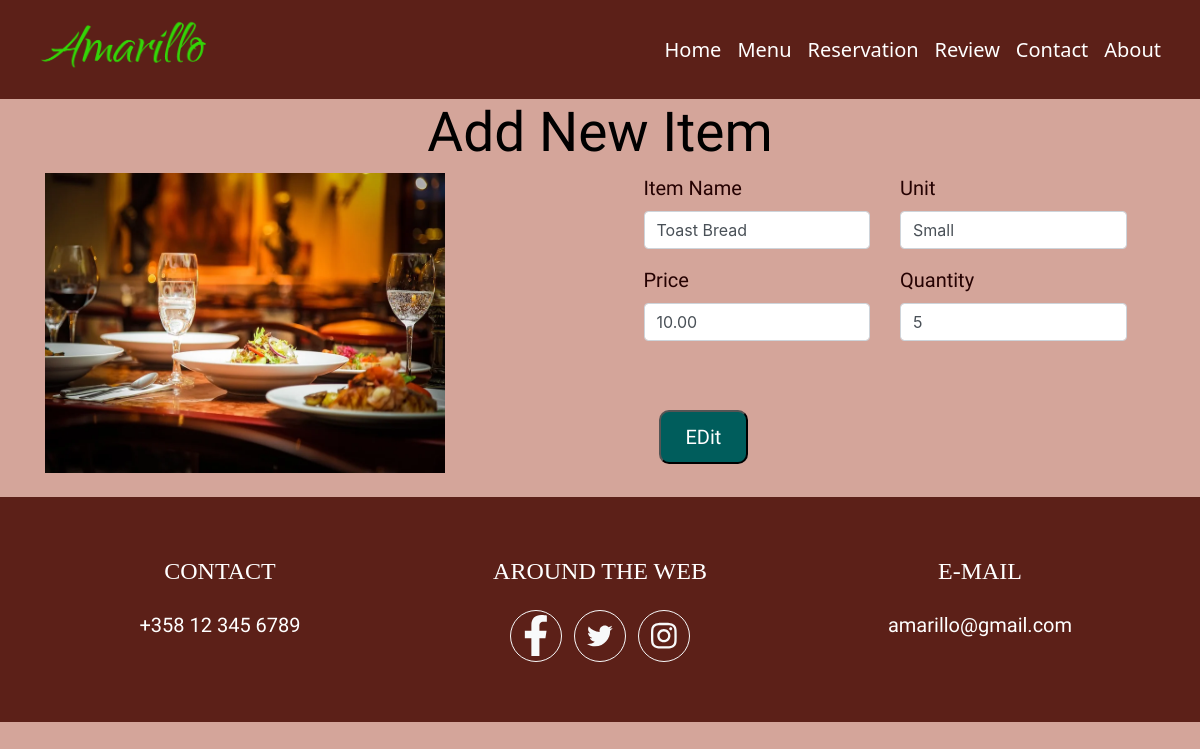
/php/edit_item.php?id=6, run on the app's committed database.
### tables this page shows
CREATE TABLE `rushani_items` (
  `item_nbr` int NOT NULL,
  `item_name` varchar(30) DEFAULT NULL,
  `unit` varchar(20) DEFAULT NULL,
  `unit_price` decimal(10,2) DEFAULT NULL,
  `quantity` int DEFAULT NULL,
  `item_image` varchar(100) DEFAULT NULL,
  `item_status` int DEFAULT '1'
);

### php/edit_item.php (the view, shortened to what this page needs)
<?php
include "header.php";
include "db.php";
$id = $_GET['id'];
$sql = "SELECT * FROM rushani_items WHERE item_nbr='$id'";
$result = $conn->query($sql);
$row = $result->fetch_assoc();
  ?>
<div class="container">
<div class="row">
<br>
<h1>Add New Item</h1>
<br>
<div class="col-md-6">
    <img  style="width: 400px; height: 300px;" src="../images/ifram.jpg" />
</div>
<div class="col-md-6">
<div class="container">
    <div class="row align-items-center">
       <div class="col-md-12">
                <form  class="row g-3" action="" method="post" enctype="multipart/form-data">
                    <div class = "col-md-6">
                            <label for="inputFirstName" class="form-label">Item Name</label>
                            <input type="text"  class="form-control" id="inputFirstName" name="itmname" placeholder="Item Name" value="<?php echo $row['item_name'];?>">
                    </div>
                    <div class="col-md-6">
                        <label for="inputLastName" class="form-label">Unit</label>
                        <br>
                        <select name="unit"  class="form-control" id="inputFirstName" >
                            <option value="Small" <?php if($row['unit']=="Small"){echo "selected"; }?>> Small </option>
                        </select>
                    </div>
                    <div class="col-md-6">
                        <label for="inputEmail" class="form-label">Price</label>
                        <input type="text" class="form-control" id="inputEmail" name="price" placeholder="0.00"  value="<?php echo $row['unit_price'];?>">
                    </div>
                    <div class="col-md-6">
                        <label for="inputPhone" class="form-label">Quantity</label>
                        <input type="number" class="form-control" id="inputPhone" name="qty" placeholder="0" value="<?php echo $row['quantity'];?>" >
                    </div>
                    <div class="col-md-6" style="padding-top: 5px;">
                        <div class="col-md-12">
                        <br><br>
                            <button type="submit" class="btn11" style="padding-left: 25px;padding-right: 25px;" name="editbht"> EDit </button>
                        </div>
                    </div>
                </form>
                 </div>
              </div>
            </div>
        </div>
     </div>
</div>
<br>
    </div>
</body>
<?php include "footer.php" ?>

### style/style2.css (style rules this page uses)
body { margin: auto; background-color: #D4A59A; font-size: larger; }
img { width: 100%; height: 500px; margin: auto; vertical-align: none; }
h1 { font-weight: 500; font-size: 55px; font-family: 'Courgette', cursive; }
* { box-sizing: border-box; }
* { padding: 0; margin: 0; box-sizing: border-box; }
.btn11 { background-color: rgb(0, 93, 92); font-size: 20px; font-family: 'Courgette', cursive; padding: 10px; border-radius: 10px; color: white; }
.form-label { font-size: 20px; font-family: 'Courgette', cursive; }

### style/style.css (style rules this page uses)
body { background-color: #D4A59A; font-size: medium; color: rgb(37, 2, 2); }
.container { width: 95%; }
h1 { text-align: center; font-weight: 500; font-size: 55px; font-family: 'Courgette', cursive; color: black; }
* { box-sizing: border-box; }

### data on the page
rushani_items: itmname "Toast Bread", unit "Small", price "10.00", qty "5"
